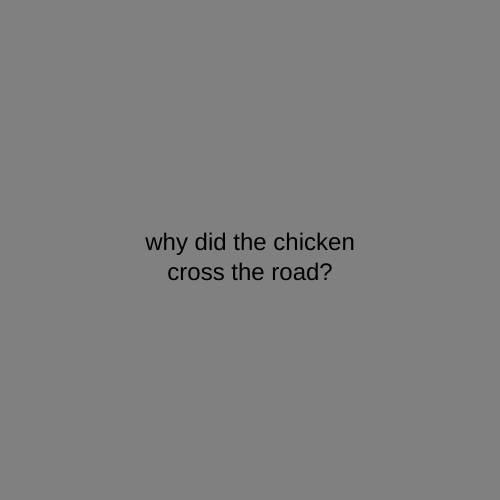
Frame 1 (no input)
Frame 60 (no input): identical to frame 1, image omitted
Frame 120 (the mouse pressed at the canvas centre since frame 60): identical to frame 1, image omitted

The p5.js sketch that drew this single still picture (run headless with seeded random() and noise() and a simulated clock; from frame 60 on, the mouse is pressed at the canvas centre):

// p5.js sketch
// ── sketch.js
let state = 0;

function setup() {
  createCanvas(500, 500);
  textAlign(CENTER) ;
  textSize(24) ;
}

function draw() {

  switch (state) {
    case 0:
    background('grey') ;
    text("why did the chicken\ncross the road?", width/2, height/2) ;
      break;

    case 1:
    background('yellow') ;
    text("to get to the other side", width/2, height/2) ;
      break;

  }
}

function mouseReleased(){
  state++ ;
  if (state > 1) {
    state = 0 ;
  }
}
